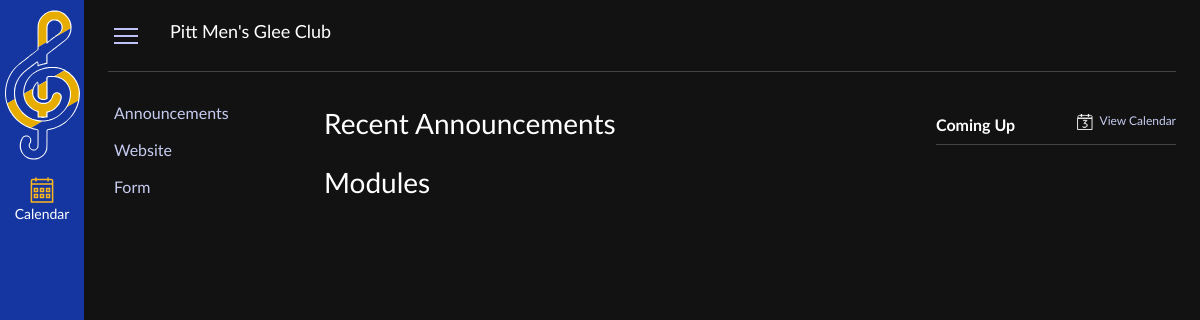
Before: / with the older database file.
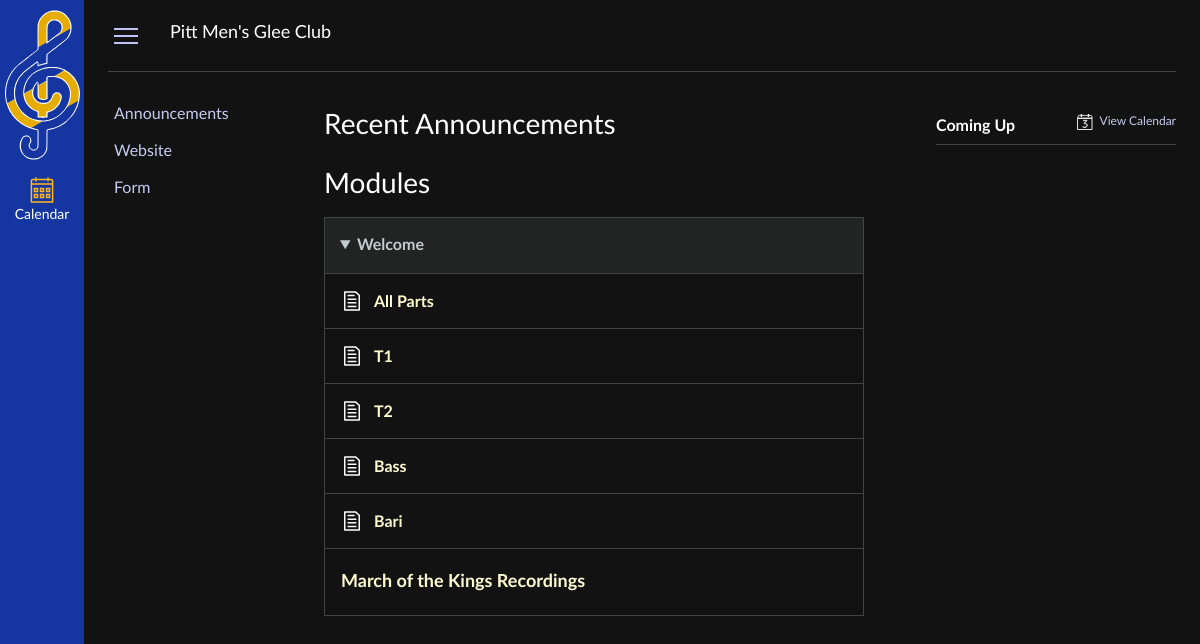
After: the same page with the newer database file.
### models.py (models this page shows)
class Link(Base):
    __tablename__ = "Links"
    id = Column("id", Integer, primary_key=True, autoincrement=True)
    position = Column("position", Integer, nullable=False)
    display_name = Column("display_name", String, nullable=False)
    type = Column("type", String, nullable=False)
    url = Column("url", String, nullable=False)
    def toJSON(self):
        return {
            "id":self.id,
            "position":self.position,
            "display_name": self.display_name,
            "type": self.type,
            "url" : self.url
        }

class Module(Base):
    __tablename__ = "Modules"
    id = Column("id", Integer, primary_key=True, autoincrement=True)
    position = Column("position", Integer, nullable=False)
    display_name = Column("display_name", String, nullable=False)
    hidden = Column("hidden", Boolean, nullable=False)
    def toJSON(self):
        return {
            "id": self.id,
            "position": self.position,
            "display_name": self.display_name,
            "hidden" : self.hidden
        }

class Item(Base):
    __tablename__ = "Items"
    id = Column("id", Integer, primary_key=True, autoincrement=True)
    module_id = Column("module_id", Integer, nullable=False)
    position = Column("position", Integer, nullable=False)
    type = Column("type", String, nullable=False)
    display = Column("display", String, nullable=False)
    url = Column("url", String, nullable=True)
    hidden = Column("hidden", Boolean, nullable=False)
    def toJSON(self):
        return {
            "id": self.id,
            "module_id": self.module_id,
            "position": self.position,
            "type": self.type,
            "display": self.display,
            "url": self.url,
            "hidden": self.hidden
        }

### main.py (the view)
@app.route("/")
def home():
    links = sqlSession.getLinksJSON()
    modules = sqlSession.getModulesJSON()
    for module in modules:
        module['blocks'] = sqlSession.getItemsJSON(module['id'])
    announcements = sqlSession.getAnnouncementsJSON()[0:3]
    calendarItems = sqlSession.getCalendarItemsJSON()
    return render_template("home.html", links=links, modules=modules, announcements=announcements, calendarItems=calendarItems)

### session.py (called while the page is built)
    def getLinksJSON(self) -> list[dict[str, Any]]:
        links = self.session.query(Link).order_by(Link.position).all()
        obj = []
        for link in links:
            obj.append(link.toJSON())
        return obj

    def getModulesJSON(self) -> list[dict[str, Any]]:
        modules = self.session.query(Module).order_by(Module.position).all()
        obj = []
        for module in modules:
            obj.append(module.toJSON())
        return obj

    def getItemsJSON(self, id) -> list[dict[str, Any]]:
        items = self.session.query(Item).filter_by(module_id=id).order_by(Item.position).all()
        obj = []
        for item in items:
            obj.append(item.toJSON())
        return obj

    def getAnnouncementsJSON(self) -> list[dict[str, Any]]:
        announcements = self.session.query(Announcement).order_by(desc(Announcement.date_posted)).all()
        obj = []
        for announcement in announcements:
            announcement.date_posted = announcement.date_posted.date()
            obj.append(announcement.toJSON())
        return obj

### templates/home.html (shortened to what this page needs)
{% extends "index.html" %}
{% block sidebar_links %}
    {% for link in links %}
        {% if link.type == 'external' %}
            <li><a link-id="{{ link.id }}" href="{{ link.url }}" target="_blank">{{ link.display_name }}</a></li>
        {% elif link.type == 'page' %}
            <li><a link-id="{{ link.id }}" href="{{ url_for('page', id= link.url) }}">{{ link.display_name }}</a></li>
        {% elif link.type == 'internal' %}
            <li><a link-id="{{ link.id }}" href="{{ url_for(link.url) }}">{{ link.display_name }}</a></li>
        {% elif link.type == 'file' %}
            <li><a link-id="{{ link.id }}" href="{{ url_for('file', key= link.url) }}">{{ link.display_name }}</a></li>
        {% else %}
            <li><a link-id="{{ link.id }}">Failed</a></li>
        {% endif %}
    {% endfor %}
{% endblock %}
{% block right_display %}
{% endblock %}
{% block main_content %}
    <div id="announcements">
        <h2>Recent Announcements</h2>
    </div>
    <div id="modules">
        <h2>Modules</h2>
        {% for module in modules %}
            <div class="module" module-id="{{ module.id }}" {% if module.hidden %} style="display:none" {% endif %}>
                <details open>
                    <summary> {{ module.display_name }}</summary>
                    <ul class="module-items">
                        {% for item in module.blocks %}
                            <li class="module-{{item.type}}" item-id="{{ item.id }}" {% if item.hidden %} style="display:none" {% endif %}>
                                <span></span>
                                {% if item.type == "header" %}
                                    <h3>{{ item.display }}</h3>
                                {% elif item.type == "link"%}
                                    <a href="{{ item.url }}" target="_blank">{{ item.display }}</a>
                                {% elif item.type == "file" %}
                                    <a href="{{ url_for('file', key=item.url) }}">{{ item.display }}</a>
                                {% elif item.type == "music" %}
                                    <a href="{{ url_for('music', key=item.url) }}">{{ item.display }}</a>
                                {% elif item.type == "page" %}
                                    <a href="{{ url_for('page', id= item.url) }}">{{ item.display }}</a>
                                {% endif %}
                            </li>
                        {% endfor %}
                    </ul>
                </details>
            </div>
        {% endfor %}
    </div>
{% endblock %}

Changed rows visible on the page:
now on this page (row edited): Module: display_name "Welcome"
now on this page (row edited): Item: display "All Parts"
now on this page (row edited): Item: display "T1"
now on this page (row unchanged): Item: display "T2"
now on this page (row edited): Item: display "Bass"
now on this page (row edited): Item: display "Bari"
now on this page (row edited): Item: display "March of the Kings Recordings"
